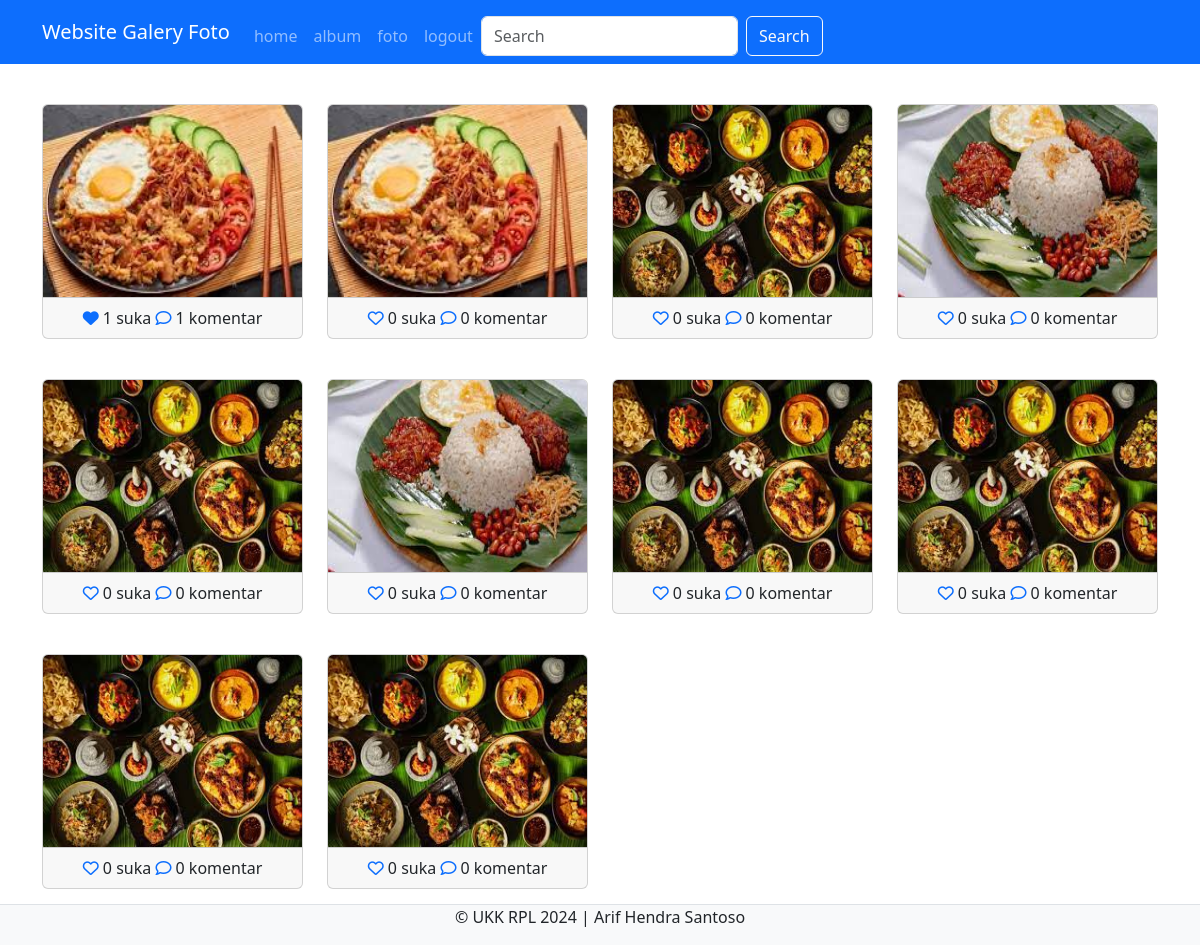
The page /admin/index.php (signed in) on the database its author committed.
### tables this page shows
CREATE TABLE `foto` (
  `fotoid` int(11) NOT NULL,
  `judulfoto` varchar(255) NOT NULL,
  `deskripsifoto` text NOT NULL,
  `tanggalunggah` date NOT NULL,
  `lokasifile` varchar(255) NOT NULL,
  `albumid` int(11) NOT NULL,
  `userid` int(11) NOT NULL
);

### admin/index.php (the view, shortened to what this page needs)
<?php
    include '../config/koneksi.php';
    $userid = $_SESSION['userid'];
?>
<!DOCTYPE html>
<html lang="en">
<head>
    <link rel="stylesheet" href="../assets/css/bootstrap.min.css">
    <link rel="stylesheet" href="https://cdnjs.cloudflare.com/ajax/libs/font-awesome/6.5.1/css/all.min.css" />
</head>
<body>
    <nav class="navbar navbar-expand-lg navbar-dark bg-primary">
        <div class="container">
            <a class="navbar-brand" href="index.php">Website Galery Foto</a>
            <div class="collapse navbar-collapse mt-2" id="navbarNavAltMarkup">
            <div class="navbar-nav">
                <ul class="navbar-nav mb-2 mb-lg-0">
                    <li class="nav-item"><a class="nav-link" href="home.php">home</a></li>
                    <li class="nav-item"><a class="nav-link" href="album.php">album</a></li>
                    <li class="nav-item"><a class="nav-link" href="foto.php">foto</a></li>
                    <li class="nav-item"><a class="nav-link" href="../config/aksi_logout.php">logout</a></li>
                </ul>
                <form class="d-flex" method="get" role="search">
                    <input class="form-control me-2" name="cari" type="text" placeholder="Search" aria-label="Search">
                    <button class="btn btn-outline-light" type="submit">Search</button>
                </form>
            </div>
            </div>
        </div>
    </nav>
    <div class="container mt-2 mb-5">
        <div class="row">
            <?php
        $query = mysqli_query($koneksi, "SELECT * FROM foto INNER JOIN user ON foto.userid=user.userid INNER JOIN album ON foto.albumid=album.albumid");
        while($data = mysqli_fetch_array($query)) { ?>
                <div class="col-md-3 mt-2 md-2">
                <a type="button" data-bs-toggle="modal" data-bs-target="#komentar<?php echo $data['fotoid'] ?>">
                    <div class="card mb-2">
                        <img src="../assets/img/<?php echo $data['lokasifile'] ?>" style="height: 12rem;" title="<?php echo $data['lokasifile'] ?>" class="card-img-top">
                        <div class="card-footer text-center">
                            <?php
                                $fotoid = $data['fotoid'];
                                $ceksuka = mysqli_query($koneksi, "SELECT * FROM likefoto WHERE fotoid='$fotoid' AND userid='$userid'");
                                if(mysqli_num_rows($ceksuka) == 1) {
                                    ?>
                                        <a href="../config/proses_like.php?fotoid=<?php echo $data['fotoid'] ?>" type="submit" name="batalsuka" ><i class="fa fa-heart"></i></a>
                                    <?php
                                }else{
                                    ?>
                                        <a href="../config/proses_like.php?fotoid=<?php echo $data['fotoid'] ?>" type="submit" name="suka" ><i class="fa-regular fa-heart"></i></a>
                                    <?php
                                }
                                $like = mysqli_query($koneksi, "SELECT * FROM likefoto WHERE fotoid='$fotoid'");
                                echo mysqli_num_rows($like). ' suka';
                            ?>
                            <a href="#" type="button" data-bs-toggle="modal" data-bs-target="#komentar<?php echo $data['fotoid'] ?>"><i class="fa-regular fa-comment"></i></a>
                            <?php
                                $jmlkomen = mysqli_query($koneksi, "SELECT * FROM komentarfoto WHERE fotoid='$fotoid'");
                                echo mysqli_num_rows($jmlkomen).' komentar';
                            ?>
                        </div>
                    </div>
                </a>
                </div>
            <?php } ?>
        </div>
    </div>
    <footer class="d-flex justify-content-center border-top mt-3 bg-light fixed-bottom">
        <p>&copy; UKK RPL 2024 | Arif Hendra Santoso</p>
    </footer>
</body>
</html>

### rows shown on the page
foto: lokasifile (picture), mysqli_num_rows($like) "1", mysqli_num_rows($jmlkomen) "1"
foto: lokasifile (picture), mysqli_num_rows($like) "0", mysqli_num_rows($jmlkomen) "0"
foto: lokasifile (picture), mysqli_num_rows($like) "0", mysqli_num_rows($jmlkomen) "0"
foto: lokasifile (picture), mysqli_num_rows($like) "0", mysqli_num_rows($jmlkomen) "0"
foto: lokasifile (picture), mysqli_num_rows($like) "0", mysqli_num_rows($jmlkomen) "0"
foto: lokasifile (picture), mysqli_num_rows($like) "0", mysqli_num_rows($jmlkomen) "0"
foto: lokasifile (picture), mysqli_num_rows($like) "0", mysqli_num_rows($jmlkomen) "0"
foto: lokasifile (picture), mysqli_num_rows($like) "0", mysqli_num_rows($jmlkomen) "0"
foto: lokasifile (picture), mysqli_num_rows($like) "0", mysqli_num_rows($jmlkomen) "0"
foto: lokasifile (picture), mysqli_num_rows($like) "0", mysqli_num_rows($jmlkomen) "0"
